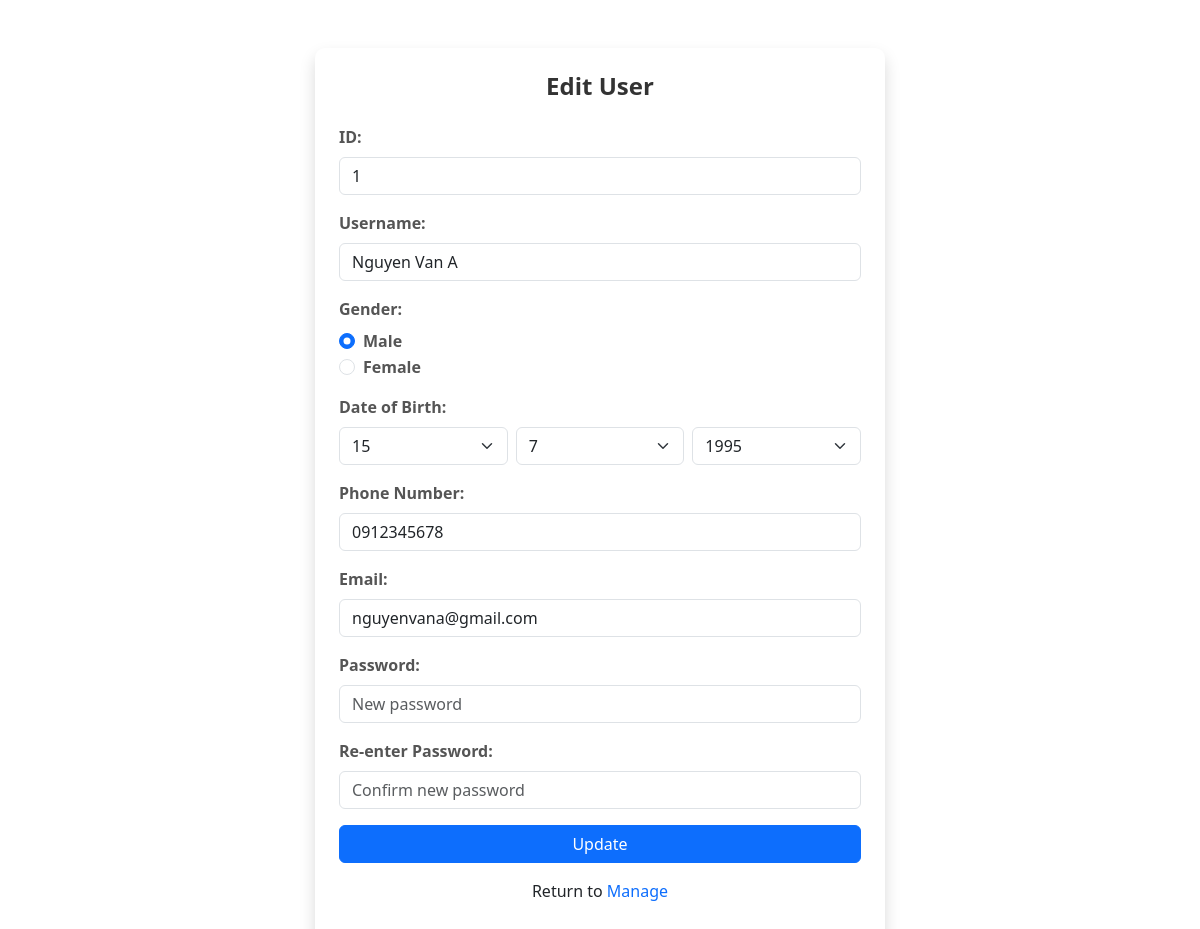
Page /Edit.php?id=1 on the earlier database version.
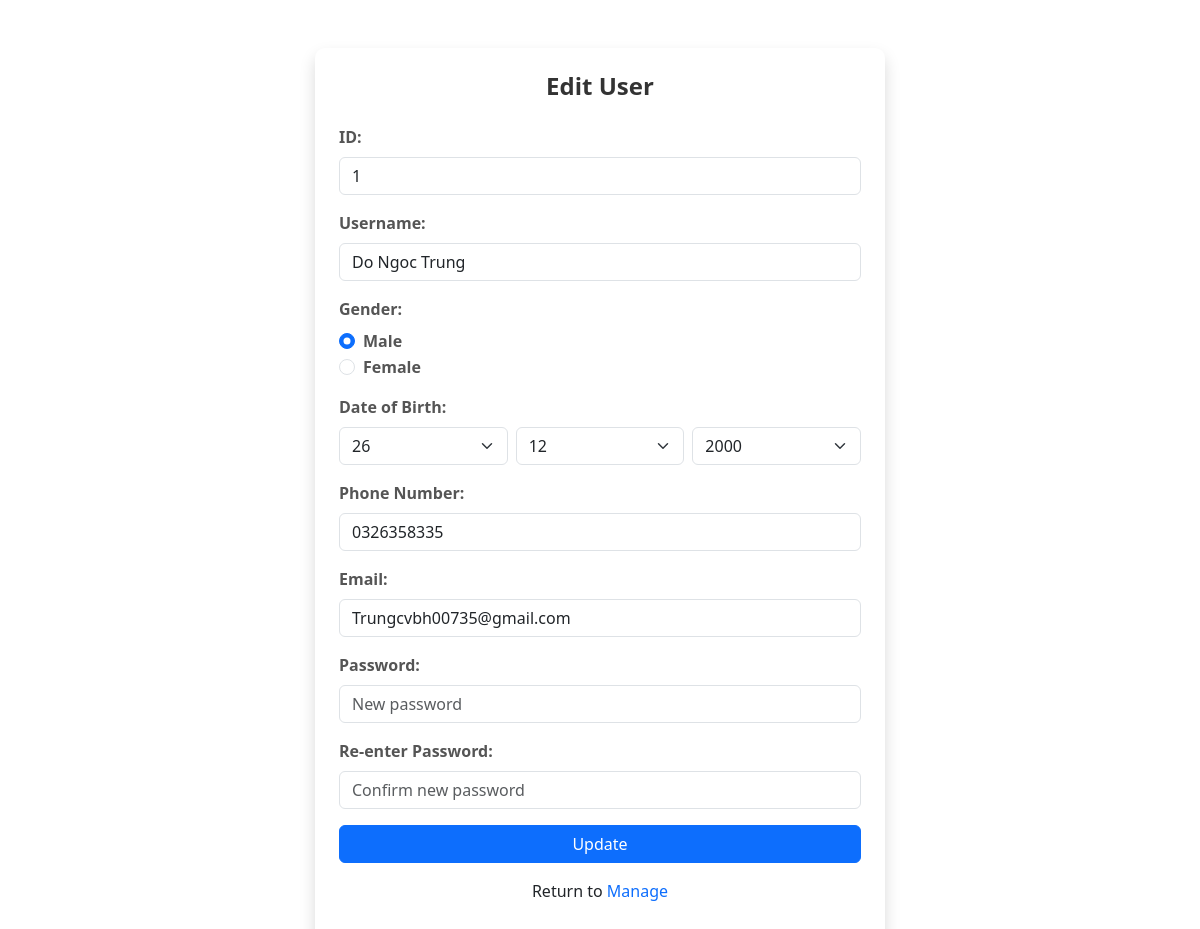
Same page on the later database version.
### tables this page shows
CREATE TABLE users (
    id INT AUTO_INCREMENT PRIMARY KEY,
    username VARCHAR(50) NOT NULL,
    gender ENUM('Male', 'Female') NOT NULL,
    birth_day INT NOT NULL,
    birth_month INT NOT NULL,
    birth_year INT NOT NULL,
    phone VARCHAR(15) NOT NULL,
    profession ENUM('Student', 'Manage', 'Teacher', 'Another') NOT NULL,
    email VARCHAR(100) NOT NULL UNIQUE,
    password VARCHAR(255) NOT NULL,
    created_at TIMESTAMP DEFAULT CURRENT_TIMESTAMP
);

### Edit.php (the view, shortened to what the changed rows need)
<?php
$servername = "localhost";
$username = "root";
$password = "";
$dbname = "se06302_asm_sdlc";
$conn = mysqli_connect($servername, $username, $password, $dbname);
$user = null;
if (isset($_GET['id'])) {
    $id = intval($_GET['id']);
    $sql = "SELECT * FROM users WHERE id = ?";
    $stmt = $conn->prepare($sql);
    $stmt->bind_param("i", $id);
    $stmt->execute();
    $result = $stmt->get_result();
    $user = $result->fetch_assoc();
}
?>
<!DOCTYPE html>
<html lang="en">
<head>
    <link rel="stylesheet" href="Register.css">
    <link href="https://cdn.jsdelivr.net/npm/bootstrap@5.3.3/dist/css/bootstrap.min.css" rel="stylesheet">
</head>
<body>
    <div class="container mt-5">
        <div class="row justify-content-center">
            <div id="form-container" class="col-md-6 shadow p-4">
                <h2 id="form-title" class="text-center mb-4">Edit User</h2>
                <form action="" method="post" id="edit-form">
                    <div class="mb-3">
                        <label for="id" class="form-label">ID:</label>
                        <input type="text" name="id" id="id" class="form-control" value="<?= $user['id'] ?? '' ?>" readonly>
                    </div>
                    <div class="mb-3">
                        <label for="username" class="form-label">Username:</label>
                        <input type="text" name="username" id="username" class="form-control" value="<?= $user['username'] ?? '' ?>" required>
                    </div>
                    <div class="mb-3">
                        <div class="form-check">
                            <input type="radio" name="gender" id="gender-male" value="Male" class="form-check-input" <?= (isset($user['gender']) && $user['gender'] == "Male") ? 'checked' : '' ?> required>
                            <label for="gender-male" class="form-check-label">Male</label>
                        </div>
                        <div class="form-check">
                            <input type="radio" name="gender" id="gender-female" value="Female" class="form-check-input" <?= (isset($user['gender']) && $user['gender'] == "Female") ? 'checked' : '' ?>>
                            <label for="gender-female" class="form-check-label">Female</label>
                        </div>
                    </div>
                    <div class="mb-3">
                        <div id="dob" class="d-flex gap-2">
                            <select name="day" id="dob-day" class="form-select" required>
                                <?php for ($i = 1; $i <= 31; $i++): ?>
                                    <option value="<?= $i ?>" <?= (isset($user['birth_day']) && $user['birth_day'] == $i) ? 'selected' : '' ?>><?= $i ?></option>
                                <?php endfor; ?>
                            </select>
                            <select name="month" id="dob-month" class="form-select" required>
                                <?php for ($i = 1; $i <= 12; $i++): ?>
                                    <option value="<?= $i ?>" <?= (isset($user['birth_month']) && $user['birth_month'] == $i) ? 'selected' : '' ?>><?= $i ?></option>
                                <?php endfor; ?>
                            </select>
                            <select name="year" id="dob-year" class="form-select" required>
                                <?php for ($i = 1900; $i <= date("Y"); $i++): ?>
                                    <option value="<?= $i ?>" <?= (isset($user['birth_year']) && $user['birth_year'] == $i) ? 'selected' : '' ?>><?= $i ?></option>
                                <?php endfor; ?>
                            </select>
                        </div>
                    </div>
                    <div class="mb-3">
                        <label for="phone" class="form-label">Phone Number:</label>
                        <input type="tel" name="phone" id="phone" class="form-control" value="<?= $user['phone'] ?? '' ?>" required>
                    </div>
                    <div class="mb-3">
                        <label for="email" class="form-label">Email:</label>
                        <input type="email" name="email" id="email" class="form-control" value="<?= $user['email'] ?? '' ?>" required>
                    </div>
                </form>
            </div>
        </div>
    </div>
</body>
</html>

Differences in the rows shown:
changed users "☑ Male": username "Nguyen Van A" → "Do Ngoc Trung"; day "15" → "26"; month "7" → "12"; year "1995" → "2000"; phone "0912345678" → "0326358335"; email "nguyenvana@gmail.com" → "Trungcvbh00735@gmail.com"
